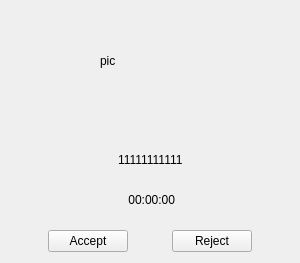
<?xml version="1.0" encoding="UTF-8"?>
<ui version="4.0">
 <class>CalledView</class>
 <widget class="QWidget" name="CalledView">
  <property name="geometry">
   <rect>
    <x>0</x>
    <y>0</y>
    <width>300</width>
    <height>263</height>
   </rect>
  </property>
  <property name="windowTitle">
   <string>CalledView</string>
  </property>
  <property name="styleSheet">
   <string notr="true"/>
  </property>
  <layout class="QVBoxLayout" name="verticalLayout">
   <item>
    <layout class="QHBoxLayout" name="horizontalLayout_4">
     <item>
      <spacer name="horizontalSpacer_8">
       <property name="orientation">
        <enum>Qt::Horizontal</enum>
       </property>
       <property name="sizeHint" stdset="0">
        <size>
         <width>40</width>
         <height>20</height>
        </size>
       </property>
      </spacer>
     </item>
     <item>
      <widget class="QLabel" name="picLabel">
       <property name="minimumSize">
        <size>
         <width>100</width>
         <height>100</height>
        </size>
       </property>
       <property name="maximumSize">
        <size>
         <width>100</width>
         <height>100</height>
        </size>
       </property>
       <property name="autoFillBackground">
        <bool>true</bool>
       </property>
       <property name="text">
        <string>pic</string>
       </property>
      </widget>
     </item>
     <item>
      <spacer name="horizontalSpacer_9">
       <property name="orientation">
        <enum>Qt::Horizontal</enum>
       </property>
       <property name="sizeHint" stdset="0">
        <size>
         <width>40</width>
         <height>20</height>
        </size>
       </property>
      </spacer>
     </item>
    </layout>
   </item>
   <item>
    <spacer name="verticalSpacer">
     <property name="orientation">
      <enum>Qt::Vertical</enum>
     </property>
     <property name="sizeHint" stdset="0">
      <size>
       <width>20</width>
       <height>33</height>
      </size>
     </property>
    </spacer>
   </item>
   <item>
    <layout class="QHBoxLayout" name="horizontalLayout">
     <item>
      <spacer name="horizontalSpacer_3">
       <property name="orientation">
        <enum>Qt::Horizontal</enum>
       </property>
       <property name="sizeHint" stdset="0">
        <size>
         <width>40</width>
         <height>20</height>
        </size>
       </property>
      </spacer>
     </item>
     <item>
      <widget class="QLabel" name="numLabel">
       <property name="text">
        <string>11111111111</string>
       </property>
      </widget>
     </item>
     <item>
      <spacer name="horizontalSpacer_4">
       <property name="orientation">
        <enum>Qt::Horizontal</enum>
       </property>
       <property name="sizeHint" stdset="0">
        <size>
         <width>40</width>
         <height>20</height>
        </size>
       </property>
      </spacer>
     </item>
    </layout>
   </item>
   <item>
    <spacer name="verticalSpacer_2">
     <property name="orientation">
      <enum>Qt::Vertical</enum>
     </property>
     <property name="sizeHint" stdset="0">
      <size>
       <width>20</width>
       <height>12</height>
      </size>
     </property>
    </spacer>
   </item>
   <item>
    <layout class="QHBoxLayout" name="horizontalLayout_3">
     <item>
      <spacer name="horizontalSpacer_6">
       <property name="orientation">
        <enum>Qt::Horizontal</enum>
       </property>
       <property name="sizeHint" stdset="0">
        <size>
         <width>40</width>
         <height>20</height>
        </size>
       </property>
      </spacer>
     </item>
     <item>
      <widget class="QLabel" name="timeLabel">
       <property name="text">
        <string> 00:00:00</string>
       </property>
      </widget>
     </item>
     <item>
      <spacer name="horizontalSpacer_7">
       <property name="orientation">
        <enum>Qt::Horizontal</enum>
       </property>
       <property name="sizeHint" stdset="0">
        <size>
         <width>40</width>
         <height>20</height>
        </size>
       </property>
      </spacer>
     </item>
    </layout>
   </item>
   <item>
    <spacer name="verticalSpacer_3">
     <property name="orientation">
      <enum>Qt::Vertical</enum>
     </property>
     <property name="sizeHint" stdset="0">
      <size>
       <width>20</width>
       <height>13</height>
      </size>
     </property>
    </spacer>
   </item>
   <item>
    <layout class="QHBoxLayout" name="horizontalLayout_2">
     <item>
      <spacer name="horizontalSpacer">
       <property name="orientation">
        <enum>Qt::Horizontal</enum>
       </property>
       <property name="sizeHint" stdset="0">
        <size>
         <width>18</width>
         <height>20</height>
        </size>
       </property>
      </spacer>
     </item>
     <item>
      <widget class="QPushButton" name="atButton">
       <property name="text">
        <string>Accept</string>
       </property>
      </widget>
     </item>
     <item>
      <spacer name="horizontalSpacer_2">
       <property name="orientation">
        <enum>Qt::Horizontal</enum>
       </property>
       <property name="sizeHint" stdset="0">
        <size>
         <width>18</width>
         <height>20</height>
        </size>
       </property>
      </spacer>
     </item>
     <item>
      <widget class="QPushButton" name="rtButton">
       <property name="text">
        <string>Reject</string>
       </property>
      </widget>
     </item>
     <item>
      <spacer name="horizontalSpacer_5">
       <property name="orientation">
        <enum>Qt::Horizontal</enum>
       </property>
       <property name="sizeHint" stdset="0">
        <size>
         <width>13</width>
         <height>20</height>
        </size>
       </property>
      </spacer>
     </item>
    </layout>
   </item>
  </layout>
  <zorder>verticalSpacer</zorder>
  <zorder>verticalSpacer_2</zorder>
  <zorder>verticalSpacer_3</zorder>
 </widget>
 <resources/>
 <connections/>
</ui>
